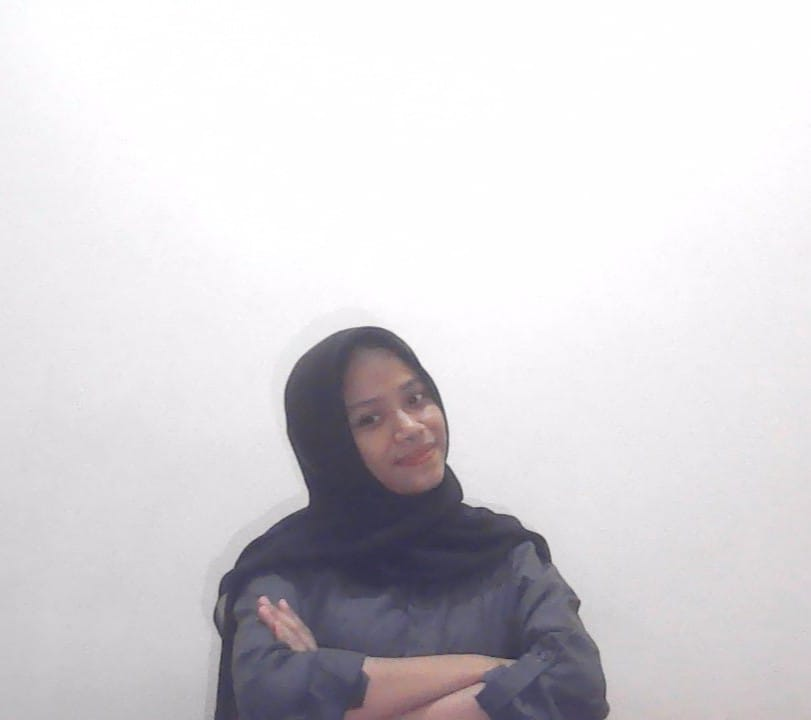
#> input picture salsa.jpg, 811 x 720 px
$ jupyter execute UAS_PRAKTIKUM_PCD_D-checkpoint.ipynb
#> lines starting #> are read from the running program, lines starting #| are printed output that depends on the picture
## SALSABILLAH (202231033) || Filtering Citra

[cell 1]
import cv2
import numpy as np
import matplotlib.pyplot as plt

## Median Filtering

[cell 2]
image = cv2.imread('salsa.jpg')
#> image is the input picture: shape (720, 811, 3); mean B, G, R 215.5, 211.8, 214.4

plt.figure(figsize=(10, 5))
plt.subplot(1, 2, 1)
plt.title('Citra Asli')
plt.imshow(cv2.cvtColor(image, cv2.COLOR_BGR2RGB))
plt.axis('on')

median_filtered = cv2.medianBlur(image, 5)

plt.subplot(1, 2, 2)
plt.title('After Filter Median')
plt.imshow(cv2.cvtColor(median_filtered, cv2.COLOR_BGR2RGB))
plt.axis('on')
plt.show()
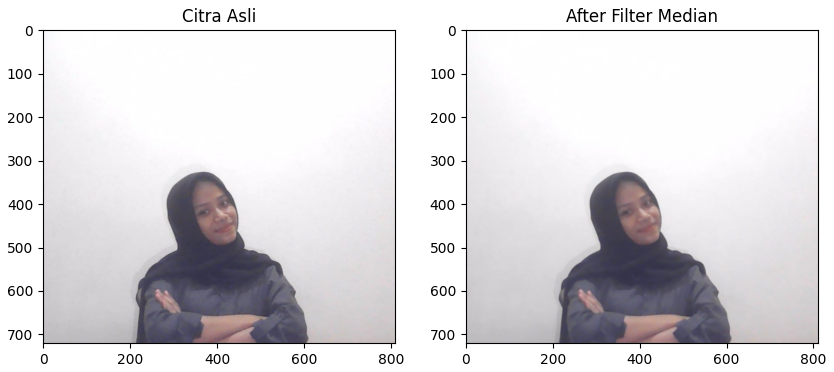
#> figure drawn by matplotlib, 2 panels

## Mean Filtering

[cell 3]
def mean_filter_manual(image, kernel_size):
    m, n = image.shape
    pad_size = kernel_size // 2
    padded_image = np.pad(image, pad_size, mode='constant', constant_values=0)
    mean_filtered_image = np.zeros_like(image)

    for i in range(m):
        for j in range(n):
            region = padded_image[i:i + kernel_size, j:j + kernel_size]
            mean_value = np.mean(region)
            mean_filtered_image[i, j] = mean_value

    return mean_filtered_image

[cell 4]
image = cv2.imread('salsa.jpg', cv2.IMREAD_GRAYSCALE)
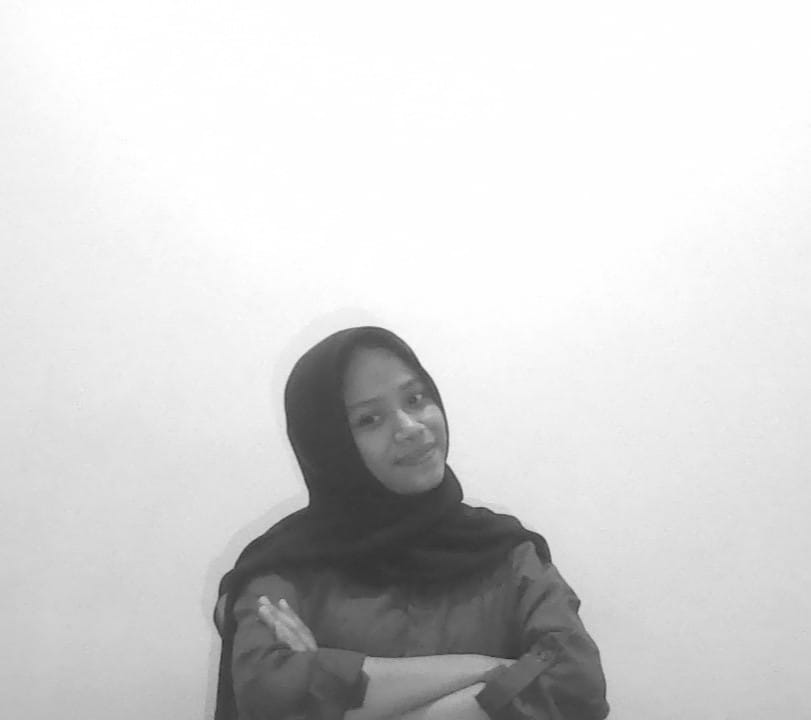
#> image: shape (720, 811); min 38, max 255, mean 213
kernel_size = 3

mean_filtered = mean_filter_manual(image, kernel_size)

[cell 5]
plt.figure(figsize=(10, 5))

plt.subplot(1, 2, 1)
plt.title('Original Image')
plt.imshow(image, cmap='gray')
plt.axis('on')

plt.subplot(1, 2, 2)
plt.title('Mean Filtered Image')
plt.imshow(mean_filtered, cmap='gray')
plt.axis('on')

plt.show()
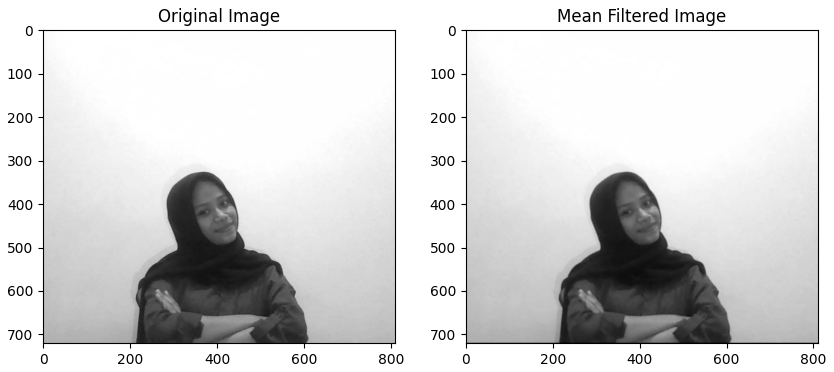
#> figure drawn by matplotlib, 2 panels

$ run again, with Mean filtering.jpg copied over salsa.jpg
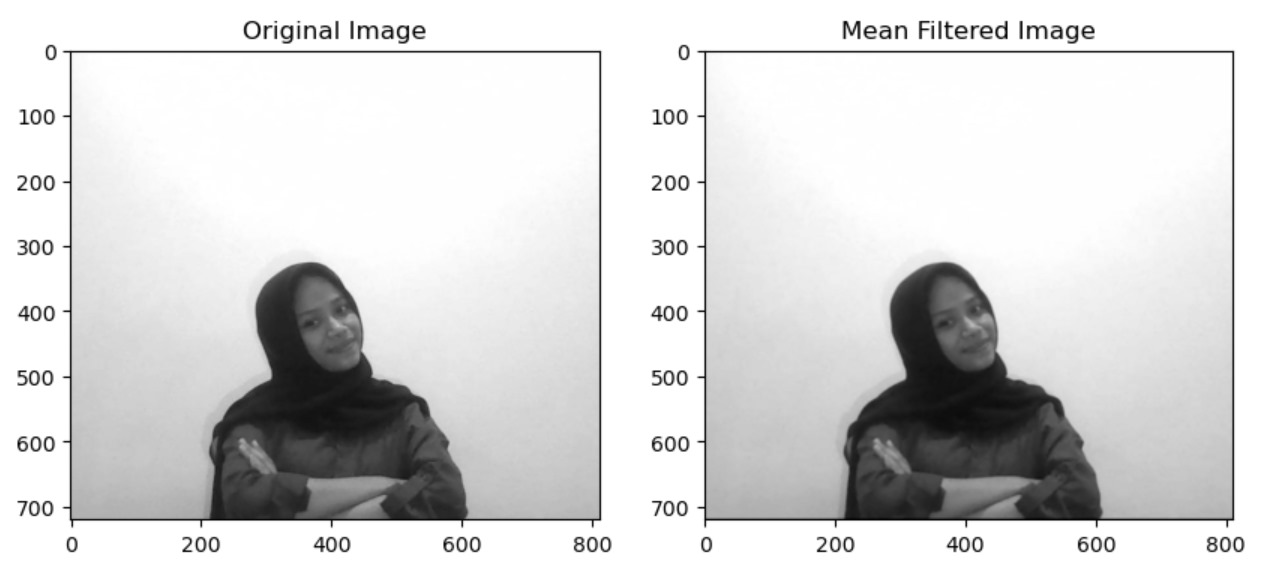
#> input picture Mean filtering.jpg, 1262 x 575 px
#> image is the input picture: shape (575, 1262, 3); min 0, max 255, mean 216.1
#> image: shape (575, 1262)
#> in mean_filter_manual, `padded_image = np.pad(image, pad_size, mode='constant', constant_value..`:
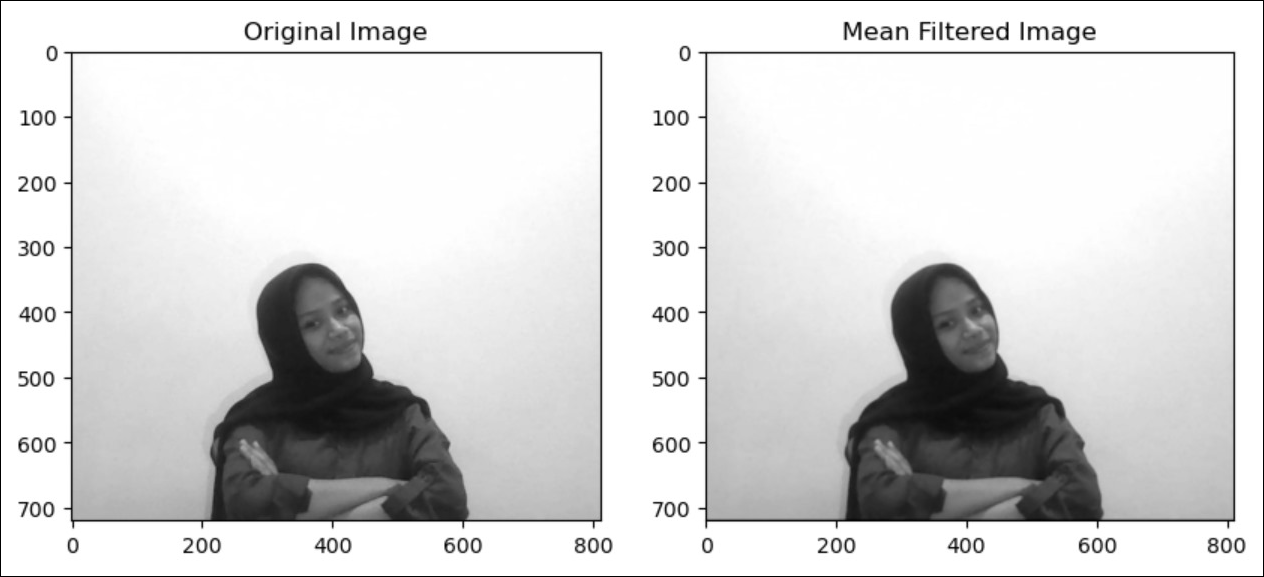
#> padded_image: shape (577, 1264); min 0, max 255, mean 215
#> `plt.show()`:
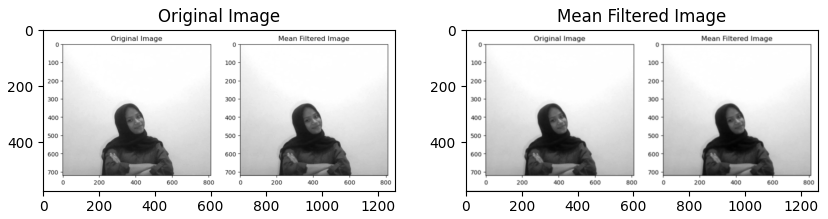
#> figure drawn by matplotlib, 2 panels
